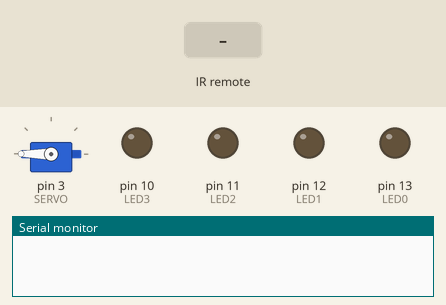
This sketch was run on a simulated Arduino Uno, built with avr-gcc and run on an emulated ATmega328P. Shown: servo, output pins drawn as LEDs (lit = HIGH), the last lines printed to the serial monitor. Inputs (shaded band) come from the test bench.

Above: at 1.8 s.
1.9 s: infrared code 0x81C750AF received
At 3.1 s:
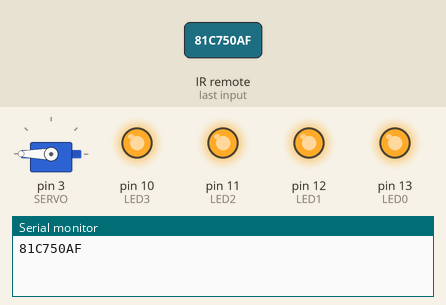
3.4 s: infrared code 0x81C7807F received
At 3.7 s:
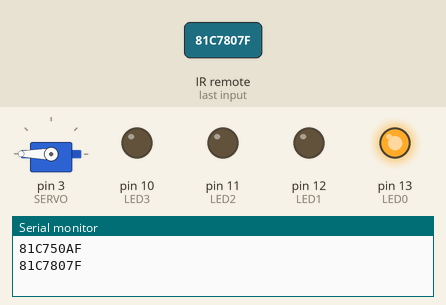
6.4 s: infrared code 0x81C720DF received
At 9.1 s:
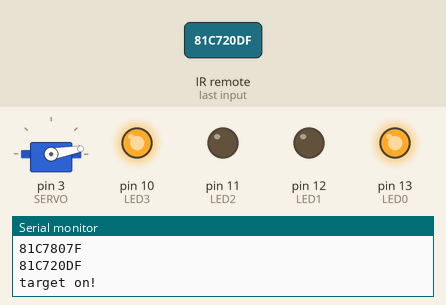
Timing chart, 0 to 11.9 s (numbered marks = the images above; inputs shaded):
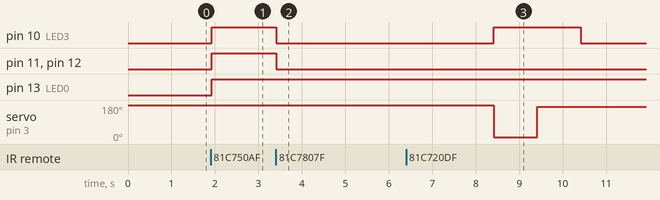

The sketch:

target.ino
```cpp
// 製作者　電電 Part time Soldiers 隊員

#include <IRremoteInt.h> //for IR receiver
#include <IRremote.h>
#include<Servo.h> // for servo motor

Servo servo1;

const int RECV_PIN = 7;
const int LED0 = 13;
const int LED1 = 12;
const int LED2 = 11;
const int LED3 = 10;

const int SERVO = 3;
const int SWITCH = 4;


// mode 0:手動モード
// mode 1:一定間隔モード
// mode 2:自動復帰モード ハードを未実装
// mode 3:ゲームモード　未実装
int mode = -1;
bool power = false;

//ir
//long ir_power = 0xFFA25D; //reset
//long ir_0 = 0xFF6897;
//long ir_1 = 0xFF30CF;
//long ir_2 = 0xFF18E7;
//long ir_3 = 0xFF7A85;

//tv remote controller
long ir_power = 0x81C750AF;
long ir_0 = 0x81C7807F;
long ir_1 = 0x81C740BF;
long ir_2 = 0x81C7C03F;
long ir_3 = 0x81C720DF;
long ir_con = 0xFFFFFFFF;

IRrecv irrecv(RECV_PIN);
decode_results results;

void setup() {
  Serial.begin(9600);
  irrecv.enableIRIn(); //Start the receiver
  pinMode(RECV_PIN, INPUT_PULLUP); //赤外線センサ　pullupにより抵抗いらない

  pinMode(LED0, OUTPUT);
  pinMode(LED1, OUTPUT);
  pinMode(LED2, OUTPUT);
  pinMode(LED3, OUTPUT);

  servo1.attach(SERVO);
}

void target_on(){
  digitalWrite(LED3, HIGH);
  Serial.println("target on!");
  servo1.write(20);
  delay(1000);
  servo1.write(180);
  delay(1000);
  digitalWrite(LED3, LOW);
  digitalWrite(SERVO,LOW); // stop servo motor
}

void target_on_adjust(int base){
  digitalWrite(LED3, HIGH);
  Serial.println("target on!");
  servo1.write(base + 20);
  delay(1000);
  servo1.write(base + 180);
  delay(1000);
  digitalWrite(LED3, LOW);
  digitalWrite(SERVO,LOW); // stop servo motor
}

void check_motor(){
  if(servo1.read() < 170){ // position check
    servo1.write(180);
    delay(1000);
    digitalWrite(SERVO,LOW); // stop servo motor
  }
}

void LED_all(bool voltage){
  digitalWrite(LED0, voltage);
  digitalWrite(LED1, voltage);
  digitalWrite(LED2, voltage);
  digitalWrite(LED3, voltage);
}


void mode0(){ // 手動
//  スイッチを押したらターゲットが上がるモード
  bool cont = true;
  while(cont){
    if(irrecv.decode(&results)){
      Serial.println(results.value, HEX);
      long ir_signal = results.value;
      if(ir_signal == ir_0 | ir_signal == ir_1 | ir_signal == ir_power){
        if(ir_signal == ir_0){
          target_on();
        }else{
          Serial.println("change mode");
          cont = false;
        }
      }
      irrecv.resume();
    }
    delay(40);
  }
}

void mode1(){
//  時間で自動的に動作
  bool cont = true;
  unsigned long prev = millis();
  while(cont){
    if(irrecv.decode(&results)){
      Serial.println(results.value, HEX);
      long ir_signal = results.value;
      if(ir_signal == ir_0 | ir_signal == ir_1 | ir_signal == ir_power){
        if(ir_signal == ir_1){
          Serial.println("mode2");
        }else{
          cont = false;
          Serial.println("change mode");
        }
      }
      irrecv.resume();
    }
    if(cont && millis()-prev > 5000){
      target_on();
      prev = millis();
    }
    delay(40);
  }
}

void mode1_1(){
  bool cont = true;
  unsigned long prev = millis();
  int base = 0;
  while(cont){
    if(irrecv.decode(&results)){
      Serial.println(results.value, HEX);
      long ir_signal = results.value;
      if(ir_signal == ir_0 | ir_signal == ir_1 | ir_signal == ir_power | ir_signal == ir_2 || ir_signal == ir_3){
        if(ir_signal == ir_1){
          Serial.println("mode2");
        }else if(ir_signal == ir_2){
          base += 10;
        }else if(ir_signal == ir_3){
          base -= 10;
        }else{
          cont = false;
          Serial.println("change mode");
        }
      }
      irrecv.resume();
    }
    if(cont && millis()-prev > 5000){
      target_on_adjust(base);
      prev = millis();
    }
    delay(40);
  }
}

//void mode2(){
//  bool cont = true;
//  while(cont){
////    スイッチが押されると上がる
//    if(irrecv.decode(&results)){
//      if(results.value != ir_2){
//        cont = false;
//      }else{
//        irrecv.resume();
//      }
//    }
//    if(digitalRead(SWITCH) == false){
////      常にスイッチはHIGHで，接点を持つと電圧が０になる
//      target_on();
//    }
//    delay(40);
//  }
//}

void loop(){
  mode = -1;
  if(irrecv.decode(&results)){
    Serial.println(results.value, HEX);
    long ir_signal = results.value;
    if(ir_signal == ir_power){
      if(power == false){ // power on
        LED_all(HIGH);
        power = true;
      }else{
        LED_all(LOW);
        power = false;
      }
    }
    if(power & (ir_signal == ir_0 | ir_signal == ir_1)){
      LED_all(LOW);
      if(ir_signal == ir_0){
        digitalWrite(LED0, HIGH);
        mode = 0;
      }else if(ir_signal == ir_1){
        digitalWrite(LED1, HIGH);
        mode = 1;
      }
//      }else if(results.value == ir_2){
//        digitalWrite(LED2, HIGH);
//        mode = 2;
//      }
    }
    irrecv.resume();
  }
  if(power){
    if(mode == 0){
      mode1_1();
    }else if(mode == 1){
      mode1();
    }
//    }else if(mode == 2){
//      mode2();
//    }
  }
  check_motor();
  delay(40);
}
```

Measured:
- after the input at 1.9 s, pin 10 (LED3), pin 11 (LED2), pin 12 (LED1), pin 13 (LED0): LOW → HIGH at once
- after the input at 3.4 s, pin 10 (LED3), pin 11 (LED2), pin 12 (LED1): HIGH → LOW at once
